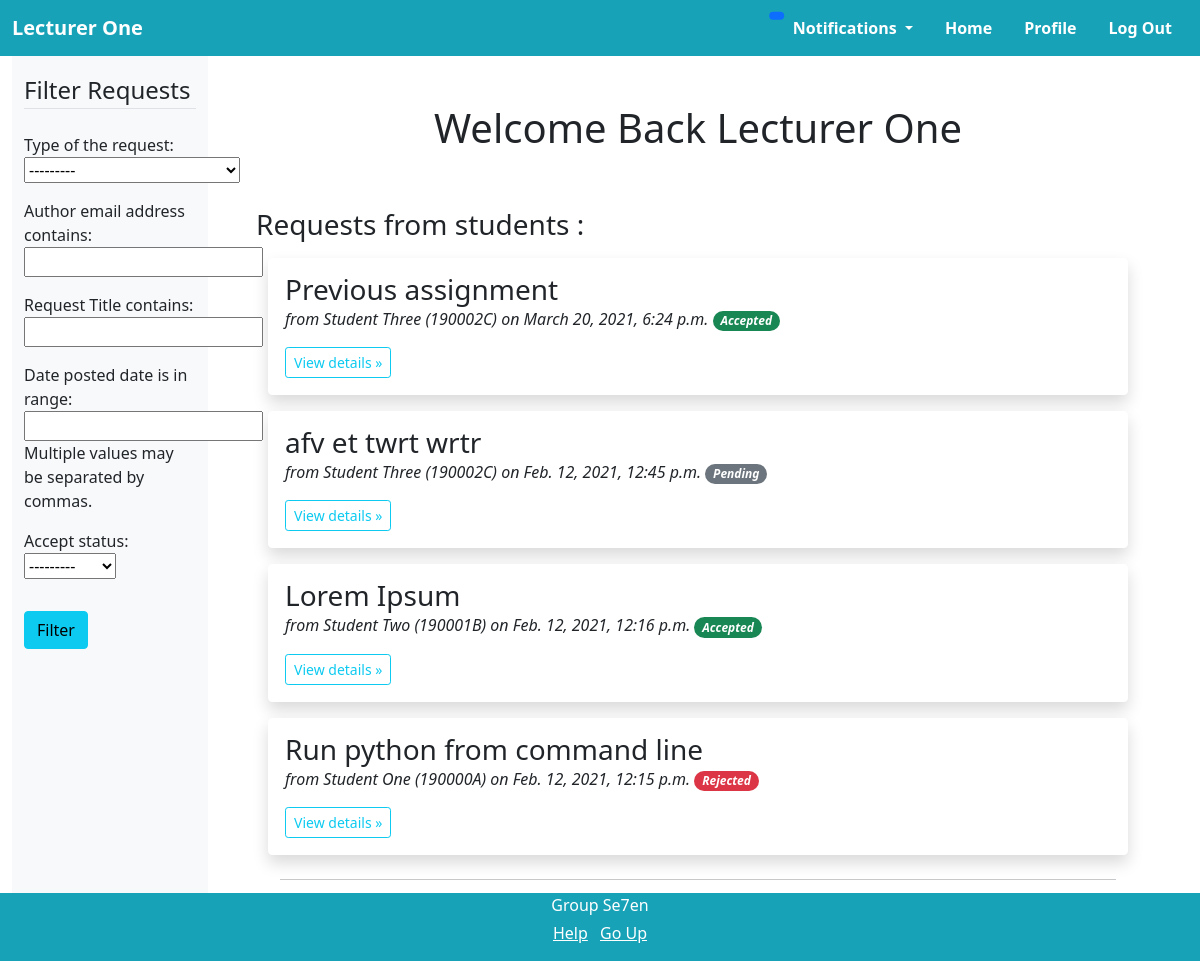
/ (signed in), run on the app's committed database.
### users/models.py (models this page shows, shortened)
class CustomUser(AbstractUser):
    username = None
    email = models.EmailField(_('email address'), unique=True)
    USERNAME_FIELD = 'email'
    REQUIRED_FIELDS = []
    objects = CustomUserManager()
    def __str__(self):
        if (self.groups.filter(name='Lecturer').exists()):
            return self.lecturerprofile.firstName + " " + self.lecturerprofile.lastName
        elif (self.groups.filter(name='Student').exists()):
            return self.studentprofile.firstName + " " + self.studentprofile.lastName
        else:
            return ""

class Profile(models.Model):
    firstName = models.CharField(max_length=50, verbose_name="First Name")
    lastName = models.CharField(max_length=50, verbose_name="Last Name")
    image = models.ImageField(default='defaultDP.jpg', upload_to='profile_pics', verbose_name="Profile Picture")
    class Meta:
        abstract = True

class LecturerProfile(Profile):
    DEPARTMENT_CHOICES = [
    ('EN', 'ENTC'),
    ('CS', 'CSE'),
    ('BM', 'BM'),
    ('ME', 'ME'),
    ('MT', 'MT'),
    ('CH', 'CH'),
    ('EE', 'EE'),
    ('CE', 'CE'),
    ('MA', 'MA')
    ]
    user = models.OneToOneField(CustomUser, on_delete=models.CASCADE, related_name="lecturerprofile")
    department = models.CharField(max_length=2, choices=DEPARTMENT_CHOICES, verbose_name="Department")

class StudentProfile(Profile):
    DEPARTMENT_CHOICES = [
    ('EN', 'ENTC'),
    ('CS', 'CSE'),
    ('BM', 'BM'),
    ('ME', 'ME'),
    ('MT', 'MT'),
    ('CH', 'CH'),
    ('EE', 'EE'),
    ('CE', 'CE')
    ]
    user = models.OneToOneField(CustomUser, on_delete=models.CASCADE, related_name="studentprofile")
    indexNo = models.CharField(max_length=7, verbose_name="Index Number")
    department = models.CharField(max_length=2, choices=DEPARTMENT_CHOICES, verbose_name="Department")
    contactNo = models.CharField(max_length=10, verbose_name="Contact Number")

### requester/models.py (models this page shows, shortened)
class StudentRequest(models.Model):
    TYPE_CHOICES = [
        ('SD', 'Extending Deadline'),
        ('LR', 'Leave Request'),
        ('RL', 'Rescheduling of a Lecture'),
        ('MR', 'Miscellaneous Request')
    ]
    ACCEPT_STATUS = [
        ('PN', 'Pending'),
        ('AC', 'Accepted'),
        ('RJ', 'Rejected')
    ]
    requestType = models.CharField(max_length=2, choices=TYPE_CHOICES,  verbose_name="Type of the request")
    title = models.CharField(max_length=100, verbose_name="Request Title")
    content = models.TextField(verbose_name="Request Content")
    date_posted = models.DateTimeField(default=timezone.now)
    author = models.ForeignKey(CustomUser, related_name="student_requests", on_delete=models.CASCADE, limit_choices_to={'groups__name': 'Student'})
    reciever = models.ForeignKey(CustomUser, related_name="lecturer_requests", on_delete=models.CASCADE,  verbose_name="Reciever", limit_choices_to={'groups__name': 'Lecturer'})
    accept_status = models.CharField(max_length=2, choices=ACCEPT_STATUS, default='PN')
    attachments = models.FileField(upload_to="request_attachments", verbose_name="Attachments", blank=True ,null=True)

### requester/views.py (the view)
# urls.py: path('', RequestListView.as_view(), name='requester-home'),#url to home page
class RequestListView(LoginRequiredMixin, ListView):
    filterset_class = None
    def get_queryset(self):
      if self.request.user.groups.filter(name='Lecturer').exists():
        queryset = StudentRequest.objects.filter(reciever=self.request.user).all().order_by('-date_posted')
        self.filterset_class = LecturerRequestFilterset
      elif self.request.user.groups.filter(name='Student').exists():
        queryset = StudentRequest.objects.filter(author=self.request.user).all().order_by('-date_posted')
        self.filterset_class = StudentRequestFilterset
      self.filterset = self.filterset_class(self.request.GET, queryset=queryset)
      return self.filterset.qs.distinct()
    def get_context_data(self, **kwargs):
        context = super().get_context_data(**kwargs)
        context['filterset'] = self.filterset
        return context
    def get_template_names(self):
      if self.request.user.groups.filter(name='Lecturer').exists():
        return ['requester/lecturerhome.html']
      elif self.request.user.groups.filter(name='Student').exists():
        return ['requester/studenthome.html']

### requester/templates/requester/lecturerhome.html (shortened to what this page needs)
{% extends "requester/base.html" %}
  {% block content %}
    <div class="container-fluid">
      <div class="row">
        <nav id="sidebarMenu" class="col-md-4 col-lg-2 d-md-block bg-light sidebar collapse">
          <div class="position-sticky pt-3">
            <form class="mx-auto" action="" method="get">
              <fieldset class="form-group">
                <legend class="border-bottom mb-4">Filter Requests</legend>
                {{ filterset.form.as_p }}
              </fieldset>
              <input class="btn btn-info my-3" type="submit" value="Filter">
            </form>
          </div>
        </nav>
        <main class="col-md-8 ms-sm-auto col-lg-10 px-md-4"><div class="chartjs-size-monitor"><div class="chartjs-size-monitor-expand"><div class=""></div></div><div class="chartjs-size-monitor-shrink"><div class=""></div></div></div>
          <div class="container">
            <div class="py-5 text-center">
              <h1>
                Welcome Back {{ user}}
              </h1>
            </div>
              <h3>
                Requests from students :
              </h3>
            <div class="container">
              <div class="row">
                {% for request in object_list %}
                  <div class="container bg-white border border-white shadow p-3 bg-body rounded m-2 mx-auto">
                    <h3 class="lh-1">{{ request.title }}</h3>
                        <p class="fw-light fst-italic lh-1">from {{ request.author }} ({{ request.author.studentprofile.indexNo }}) on {{request.date_posted}}
                        {% if request.accept_status == 'PN' %}
                          <span class="badge rounded-pill bg-secondary">Pending</span>
                        {% elif request.accept_status == 'AC' %}
                          <span class="badge rounded-pill bg-success">Accepted</span>
                        {% else %}
                          <span class="badge rounded-pill bg-danger">Rejected</span>
                        {% endif %}
                        </p>
                        <a class="btn btn-outline-info btn-sm" href="{% url 'request-detail' request.id %}" role="button">View details »</a>
                  </div>
                {% endfor %}
              </div>
              <hr>
            </div>
        </main>
      </div>
    </div>
  {% endblock content %}

### requester/templates/requester/base.html (shortened to what this page needs)
{% load notifications_tags %}
{% load static%}
<!doctype html>
<html lang="en">
  <head>
    <link href="https://cdn.jsdelivr.net/npm/bootstrap@5.0.0-beta1/dist/css/bootstrap.min.css" rel="stylesheet">
    <link rel="stylesheet" href="https://cdnjs.cloudflare.com/ajax/libs/font-awesome/4.7.0/css/font-awesome.min.css">
  </head>
  <body class="pt-5">
    <nav class="navbar fixed-top navbar-expand-sm navbar-dark">
      <div class="container-fluid">
        <a class="navbar-brand fw-bold text-white" href="{% url 'requester-home' %}">
            {{ user }}
        </a>
        <div class="collapse navbar-collapse justify-content-end" id="navbarSupportedContent">
          <ul class="nav fw-bold text-white">
            <li class="nav-item dropdown">
              <a class="nav-link dropdown-toggle text-reset text-white" href="#" id="navbarDropdown" role="button" data-bs-toggle="dropdown" aria-expanded="false">
                Notifications
                <span class="position-absolute top-1 start-0 translate-middle badge rounded-pill bg-primary">
                </span>
              </a>
            </li>
            <li class="nav-item">
              <a class="nav-link text-reset" href="{% url 'requester-home' %}">Home</a>
            </li>
            <li class="nav-item">
              <a class="nav-link text-reset" href="{% url 'profile' %}" tabindex="-1" aria-disabled="true">Profile</a>
            </li>
            <li class="nav-item">
              <a class="nav-link text-reset" href="{% url 'logout' %}">Log Out</a>
            </li>
          </ul>
        </div>
      </div>
    </nav>
    <div class="container-fluid background pt-2">
        {% block content %}{% endblock %}
    </div>
    <div class="mt-4 container-fluid footer text-center fixed-bottom">
      <p class="mb-1 text-white">Group Se7en</p>
      <ul class="list-inline text-white">
        <li class="list-inline-item"><a class="text-reset" href="#">Help</a></li>
        <li class="list-inline-item"><a class="text-reset" href="#">Go Up</a></li>
      </ul>
    </div>
  </body>
</html>

### requester/templates/requester/base.html (style rules this page uses)
.navbar { background-color: #17a2b8; }
.footer { background-color: #17a2b8; }
.background { background-color: #ffffff; }

### data on the page
CustomUser: id.lastName "Lecturer One"
StudentRequest: title "Previous assignment", author "Student Three", author.studentprofile.indexNo "190002C", date_posted "March 20, 2021, 6:24 p.m.", accept_status "Accepted"
StudentRequest: title "afv et twrt wrtr", author "Student Three", author.studentprofile.indexNo "190002C", date_posted "Feb. 12, 2021, 12:45 p.m.", accept_status "Pending"
StudentRequest: title "Lorem Ipsum", author "Student Two", author.studentprofile.indexNo "190001B", date_posted "Feb. 12, 2021, 12:16 p.m.", accept_status "Accepted"
StudentRequest: title "Run python from command line", author "Student One", author.studentprofile.indexNo "190000A", date_posted "Feb. 12, 2021, 12:15 p.m.", accept_status "Rejected"
